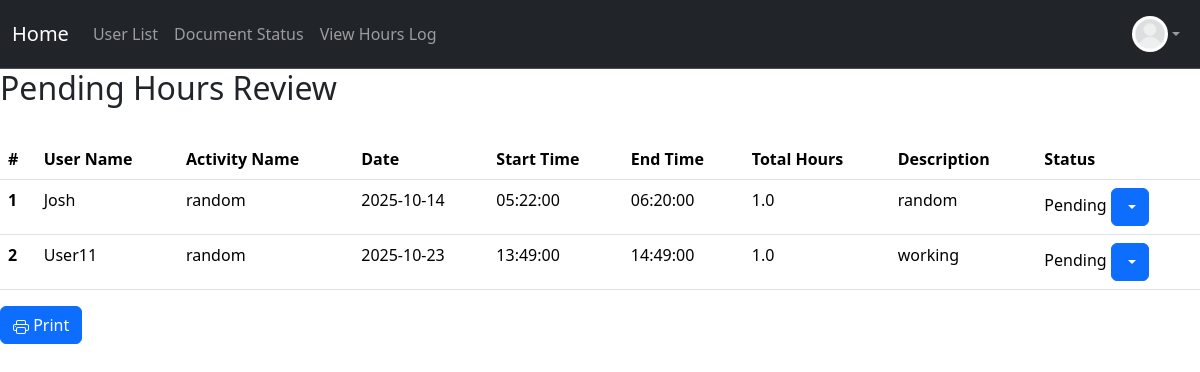
Page /pending/hours (signed in) on the committed database.
### project/models.py (models this page shows, shortened)
class User(db.Model, UserMixin):
    __tablename__ = 'users'
    id: Mapped[int] = mapped_column(primary_key=True)
    name: Mapped[str] = mapped_column()
    email: Mapped[str] = mapped_column(unique=True)
    address: Mapped[str] = mapped_column(default="None Provided")
    password_hash: Mapped[str] = mapped_column(db.String(128))
    date_created: Mapped[datetime] = mapped_column(DateTime, server_default=func.now())
    total_hours: Mapped[float] = mapped_column(default=0.0)
    picture: Mapped[str] = mapped_column(default="default.jpeg")
    role: Mapped[str] = mapped_column(default="user")  # "user", "volunteer", " intern", "board"
    hours: Mapped[List["Hours"]] = relationship("Hours", back_populates="user", cascade="all, delete-orphan")
    documents: Mapped[List["Document"]] = relationship("Document", back_populates="user", cascade="all, delete-orphan")

class Hours(db.Model):
    __tablename__ = 'hours'
    id: Mapped[int] = mapped_column(primary_key=True)
    activity_name: Mapped[str] = mapped_column()
    date: Mapped[datetime.date] = mapped_column(Date)
    start_time: Mapped[datetime.time] = mapped_column(db.Time)
    end_time: Mapped[datetime.time] = mapped_column(db.Time)
    amount: Mapped[float] = mapped_column()
    description: Mapped[str] = mapped_column()
    status: Mapped[str] = mapped_column(server_default=text("'Pending'"))  # "pending", "approved", "denied"
    user: Mapped["User"] = relationship("User", back_populates="hours")
    user_id: Mapped[int] = mapped_column(db.ForeignKey('users.id'), name="fk_hours_user_id")

### app.py (the view)
@app.route('/pending/hours', methods=['GET'])
@login_required
@permission_required('board')
def pending_hours():
    users = User.query.all()  # Get all users
    return render_template('pending_hours.html', users= users)

### project/models.py (called while the page is built)
@login_manager.user_loader
def load_user(user_id):
    return User.query.get(user_id)

### project/templates/pending_hours.html (shortened to what this page needs)
{% extends "base.html" %}
{% block content %}
<h2>
    Pending Hours Review
</h2>
<br>
<table class="table table-hover">
    <thead class = "thead-light">
    <tr>
        <th scope="col">#</th>
        <th scope ="col">User Name</th>
        <th scope="col">Activity Name</th>
        <th scope="col">Date</th>
        <th scope="col">Start Time</th>
        <th scope="col">End Time</th>
        <th scope="col">Total Hours</th>
        <th scope="col">Description</th>
        <th scope="col">Status</th>
    </tr>
    </thead>
<tbody>
{% set ns = namespace(log_num=0) %}
{% for user in users %}
    {% for log in user.hours %}
        {% if log.status == "Pending" %}
            {% set ns.log_num = ns.log_num + 1 %}
            <tr>
                <th scope="row">{{ns.log_num}}</th>
                <td>{{user.name}}</td>
                <td>{{log.activity_name}}</td>
                <td>{{log.date}}</td>
                <td>{{log.start_time}}</td>
                <td>{{log.end_time}}</td>
                <td>{{log.amount}}</td>
                <td>{{log.description}}</td>
                <td>{{log.status}}
                        <div class="btn-group" role="group">
                            <button id="btnGroupDrop1" type="button" class="btn btn-primary dropdown-toggle" data-bs-toggle="dropdown" aria-expanded="false">
                            </button>
                        </div>
                    </td>
            </tr>
        {% endif %}
    {% endfor %}
{% endfor %}
</tbody>
</table>
<button onclick="window.print()" class="btn btn-primary">
    Print
</button>
{% endblock %}

### project/templates/base.html (shortened to what this page needs)
<!DOCTYPE html>
<html>
  <head>
    <link href="https://cdn.jsdelivr.net/npm/bootstrap@5.3.8/dist/css/bootstrap.min.css" rel="stylesheet">
  </head>
  <body>
    <nav class="navbar navbar-expand bg-dark border-bottom border-body" data-bs-theme="dark">
      <div class="container-fluid d-flex">
        <a class="navbar-brand"
            href="{% if current_user.is_authenticated and current_user.role == 'admin' %}
              {{ url_for('admin_dashboard') }}
            {% elif current_user.is_authenticated and current_user.role == 'board' %}
              {{ url_for('board_dashboard') }}
            {% elif current_user.is_authenticated and current_user.role == 'volunteer' %}
                {{ url_for('volunteer_dashboard') }}
            {% elif current_user.is_authenticated and current_user.role == 'intern' %}
                {{ url_for('intern_dashboard') }}
            {% else %}
              {{ url_for('user_dashboard') }}
          {% endif %}">
          Home
        </a>
        <ul class="navbar-nav mb-2 mb-lg-0 d-flex flex-row">
          {% if current_user.is_authenticated %}
            {% if current_user.role == 'admin' or current_user.role == 'board' %}
              <li class="nav-item">
                <a class="nav-link" href="{{ url_for('user_list') }}">User List</a>
              </li>
              {% endif %}
            <li class="nav-item">
              <a class="nav-link" href="{{ url_for('document_status') }}">Document Status</a>
            </li>
            <li class="nav-item">
              <a class="nav-link"
              href="{{ url_for('hours_log') }}">
                  View Hours Log </a>
            </li>
          {% endif %}
        </ul>
        {% if current_user.is_authenticated %}
        <ul class="navbar-nav ms-auto mb-2 mb-lg-0">
          <li class="nav-item dropdown">
            <a class="nav-link dropdown-toggle d-flex align-items-center" href="#" id="profileDropdown" role="button" data-bs-toggle="dropdown" aria-expanded="false">
              <img src="{{ url_for('static', filename='profile_pics/' ~ current_user.picture ) }}" alt="Profile" style="height:36px;width:36px;border-radius:50%;">
            </a>
          </li>
        </ul>
        {% endif %}
      </div>
    </nav>
    {% block content %}
    {% endblock %}
  </body>
</html>

### project/templates/base.html (style rules this page uses)
.dropdown { position: relative; display: inline-block; }

### rows in the picture
User: picture (placeholder picture)
User: name "Josh"
Hours: log_num "1", activity_name "random", date "2025-10-14", start_time "05:22:00", end_time "06:20:00", amount "1.0", description "random", status "Pending"
User: name "User11"
Hours: log_num "2", activity_name "random", date "2025-10-23", start_time "13:49:00", end_time "14:49:00", amount "1.0", description "working", status "Pending"
